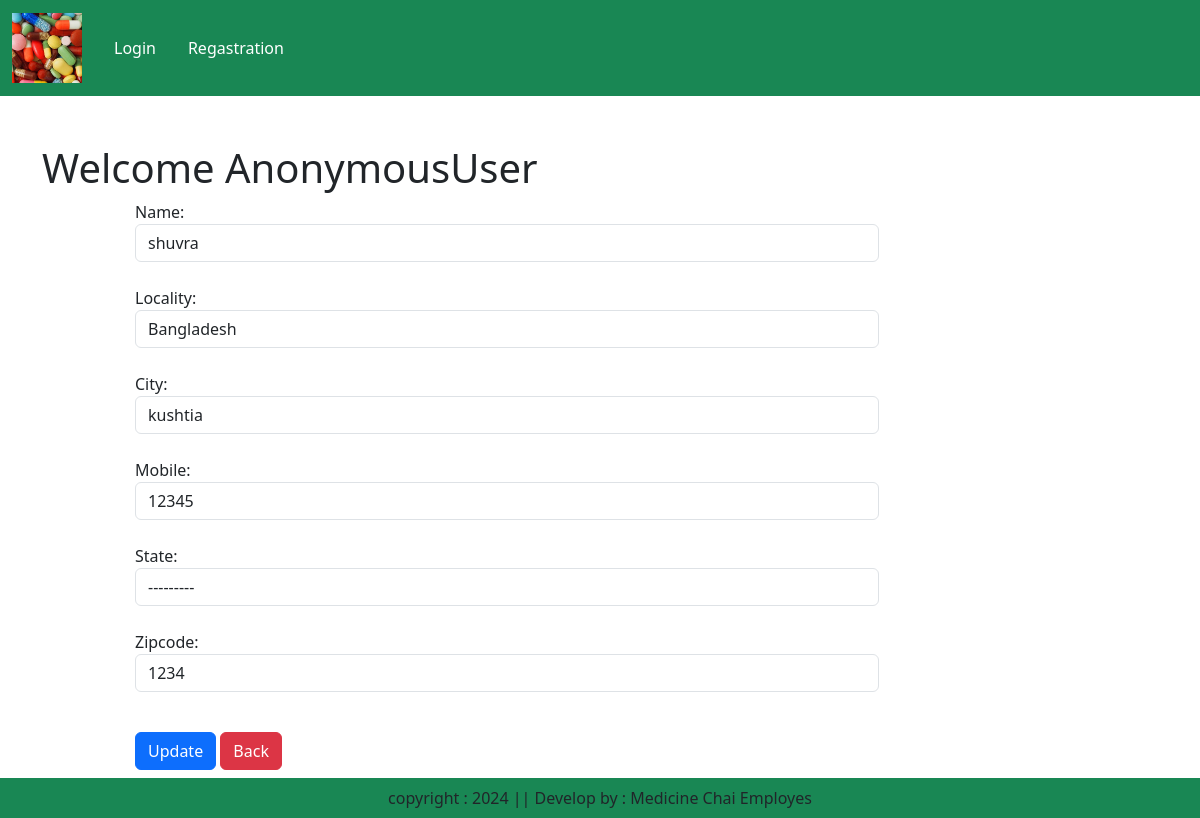
Screenshot of /updateAddress/1 with the database file from the repository.
### app/models.py (models this page shows, shortened)
class Customer(models.Model):
    user = models.ForeignKey(User,on_delete=models.CASCADE)
    name = models.CharField(max_length=200)
    locality = models.CharField(max_length=200)
    city = models.CharField(max_length=50)
    mobile = models.IntegerField(default=0)
    zipcode = models.IntegerField()
    state = models.CharField(choices=STATE_CHOICES,max_length=200)

### app/views.py (the view, shortened to what this page needs)
# urls.py: path('updateAddress/<int:pk>',views.updateAddress.as_view(),name='updateAddress'),
class updateAddress(View):
    def get(self,request,pk):
        add = Customer.objects.get(pk=pk)
        form = CustomerProfileForm(instance=add)
        return render(request, 'app/updateAddress.html',locals())

### app/forms.py
class CustomerProfileForm(forms.ModelForm):
    class Meta:
        model = Customer
        fields=['name','locality','city','mobile','state','zipcode']
        widgets={
            'name':forms.TextInput(attrs={'class':'form-control'}),
            'locality':forms.TextInput(attrs={'class':'form-control'}),
            'city':forms.TextInput(attrs={'class':'form-control'}),
            'mobile':forms.NumberInput(attrs={'class':'form-control'}),
            'state' :forms.Select(attrs={'class':'form-control'}),
            'zipcode':forms.NumberInput(attrs={'class':'form-control'}),
        }

### app/templates/app/updateAddress.html (shortened to what this page needs)
{% extends 'app/base.html' %}
{% load static %}
{% block main-content %}
<div class="container my-5">
    <div class="row">
        <h1>Welcome <span class="text-capitalize">{{request.user}}</span></h1>
    </div>
    <div class="col-sm-8 offset-sm-1">
        <form action="" method="post">
            {% for fm in form %}
               {{fm.label_tag}} {{fm}} <small class="text-danger">{{fm.errors|striptags}}</small>
               <br>
            {% endfor %}
            <div class="col-12 mt-3">
                <button type="submit" class="btn btn-primary">Update</button>
                <a href="{% url 'address' %}" type="button" class="btn btn-danger">Back</a>
            </div>
        </form>
    </div>
</div>
{% endblock main-content %}

### rows the page displays
Customer: form "shuvra" "Bangladesh" "kushtia" "12345" "---------" "1234"

### other values shown
{{ request.user }} "AnonymousUser"
{{ fm.label_tag }} "Name:" "Locality:" "City:" "Mobile:" "State:" "Zipcode:"
